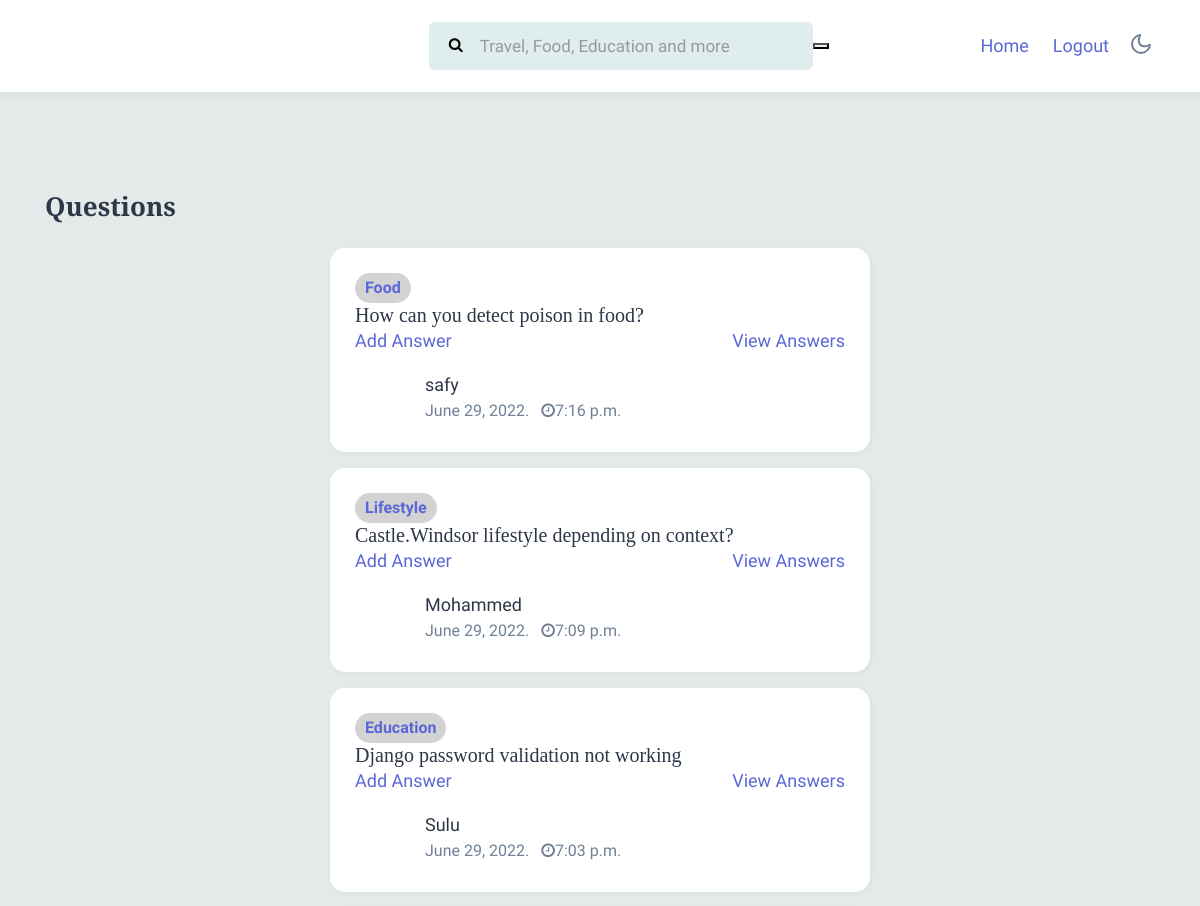
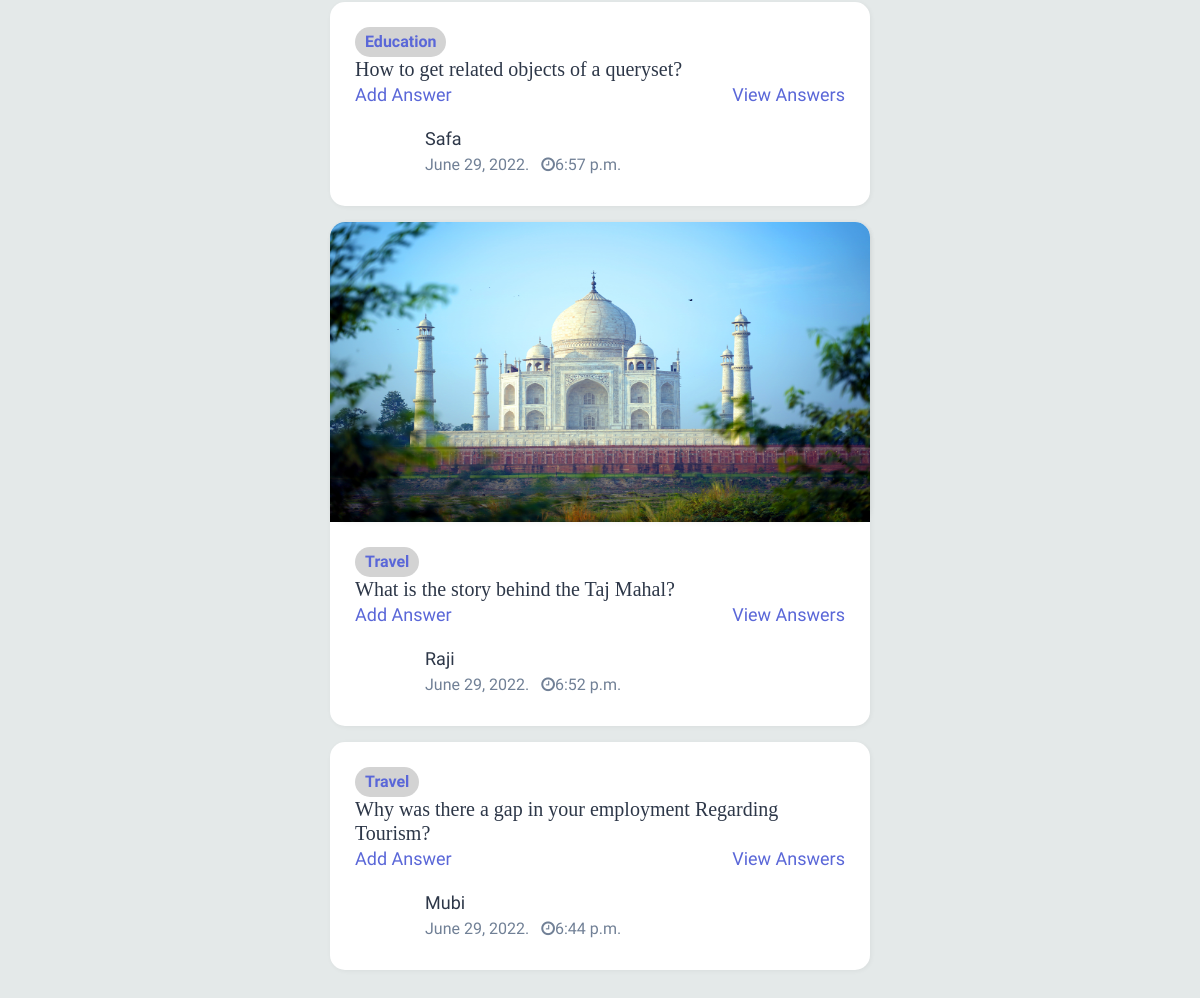
Screenshot of /qnlist/ with the database file from the repository (2 pictures, top to bottom).
### myapp/models.py (models this page shows, shortened)
class QuestionModel(models.Model):
	user=models.ForeignKey(User,on_delete=models.CASCADE)
	qn=models.TextField(max_length=1000)
	pic=models.ImageField(upload_to="qnpic/",blank=True)
	group=models.ForeignKey(CategoryModel,on_delete=models.CASCADE)
	status=models.BooleanField(default=True)
	created_on=models.DateTimeField(auto_now=True)
	updated_on=models.DateTimeField(auto_now=True)

class CategoryModel(models.Model):
	name=models.CharField(max_length=30)
	status=models.BooleanField(default=True)
	created_on=models.DateTimeField(auto_now=True)
	def __str__(self):
		return self.name

### myapp/views.py (the view)
# urls.py: path('qnlist/', QuestionList.as_view(), name='qnlist'),
class QuestionList(View):
	template_name='qnlist.html'
	def get(self,request):
		qn_data=QuestionModel.objects.all().order_by('-created_on')
		context={'data':qn_data}
		return render(request,self.template_name,context)

### templates/qnlist.html (shortened to what this page needs)
{% load static %}
<!doctype html>
<html lang="en">
<head>
    <link rel="stylesheet" href="{% static 'assets/css/style-starter.css' %}">
</head>
<body>
    <header class="w3l-header">
        <div class="container">
            <nav class="navbar navbar-expand-lg navbar-light fill px-lg-0 py-0 px-sm-3 px-0">
                <div class="collapse navbar-collapse" id="navbarSupportedContent">
                    <nav class="mx-auto">
                        <div class="search-bar">
                            <form class="search" method="post" action="{% url 'search' %}">
                                <input type="search" class="search__input" name="search"
                                    placeholder="Travel, Food, Education and more" onload="equalWidth()" required>
                                <button type="submit"><span class="fa fa-search search__icon"></span></button>
                            </form>
                        </div>
                    </nav>
                    <ul class="navbar-nav">
                        <li class="nav-item active">
                            <a class="nav-link" href="{% url 'dash'%}">Home</a>
                        </li>
                        <li class="nav-item active">
                            <a class="nav-link" href="{% url 'logout'%}">Logout</a>
                        </li>
                    </ul>
                </div>
                <div class="mobile-position">
                    <nav class="navigation">
                        <div class="theme-switch-wrapper">
                            <label class="theme-switch" for="checkbox">
                                <div class="mode-container">
                                    <i class="gg-moon"></i>
                                </div>
                            </label>
                        </div>
                    </nav>
                </div>
        </div>
    </header>
    <div class="w3l-homeblock2 py-5" style="background-color: rgb(228, 233, 233);">
        <div class="container py-lg-5 py-md-4">
            <h3 class="section-title-left mb-4">Questions</h3>
            <div class="row justify-content-center">
                <div class="col-6 mb-3 item">
                    {% for i in data %}
                    <div class="card mb-3">
                        <div class="card-header p-0 position-relative">
                            {% if i.pic %}
                                <img class="card-img-bottom d-block radius-image-full" src="{{i.pic.url}}"
                                    alt="Card image cap" height="300px" width="300px">
                            {% endif %}
                        </div>
                        <div class="card-body blog-details">
                            <span class="label-blue">{{i.group}}</span>
                            <h5>{{i.qn}}</h5>
                            <p>
                                <a href="{% url 'addans' i.id %}" class="text-blue">Add Answer</a>
                                <a href="{% url 'answers' i.id %}" class="text-blue float-right"> View Answers</a>
                            </p>
                            <div class="author align-items-center mt-3 mb-1">
                                <ul class="blog-meta">
                                    <li>
                                        <a href="{% url 'chatroom' i.user.id %}">{{i.user}}</a>
                                    </li>
                                    <li class="meta-item blog-lesson">
                                        <span class="meta-value"> {{i.created_on.date}}</span>. <span
                                            class="meta-value ml-2"><span class="fa fa-clock-o"></span>{{i.created_on.time}}</span>
                                    </li>
                                </ul>
                            </div>
                        </div>
                    </div>
                    {% endfor %}
                </div>
            </div>
        </div>
    </div>
</body>
</html>

### rows the page displays
QuestionModel: group "Food", qn "How can you detect poison in food?", user "safy", created_on "June 29, 2022", created_on.time "7:16 p.m."
QuestionModel: group "Lifestyle", qn "Castle.Windsor lifestyle depending on context?", user "Mohammed", created_on "June 29, 2022", created_on.time "7:09 p.m."
QuestionModel: group "Education", qn "Django password validation not working", user "Sulu", created_on "June 29, 2022", created_on.time "7:03 p.m."
QuestionModel: group "Education", qn "How to get related objects of a queryset?", user "Safa", created_on "June 29, 2022", created_on.time "6:57 p.m."
QuestionModel: pic (picture), group "Travel", qn "What is the story behind the Taj Mahal?", user "Raji", created_on "June 29, 2022", created_on.time "6:52 p.m."
QuestionModel: group "Travel", qn "Why was there a gap in your employment Regarding Tourism?", user "Mubi", created_on "June 29, 2022", created_on.time "6:44 p.m."
